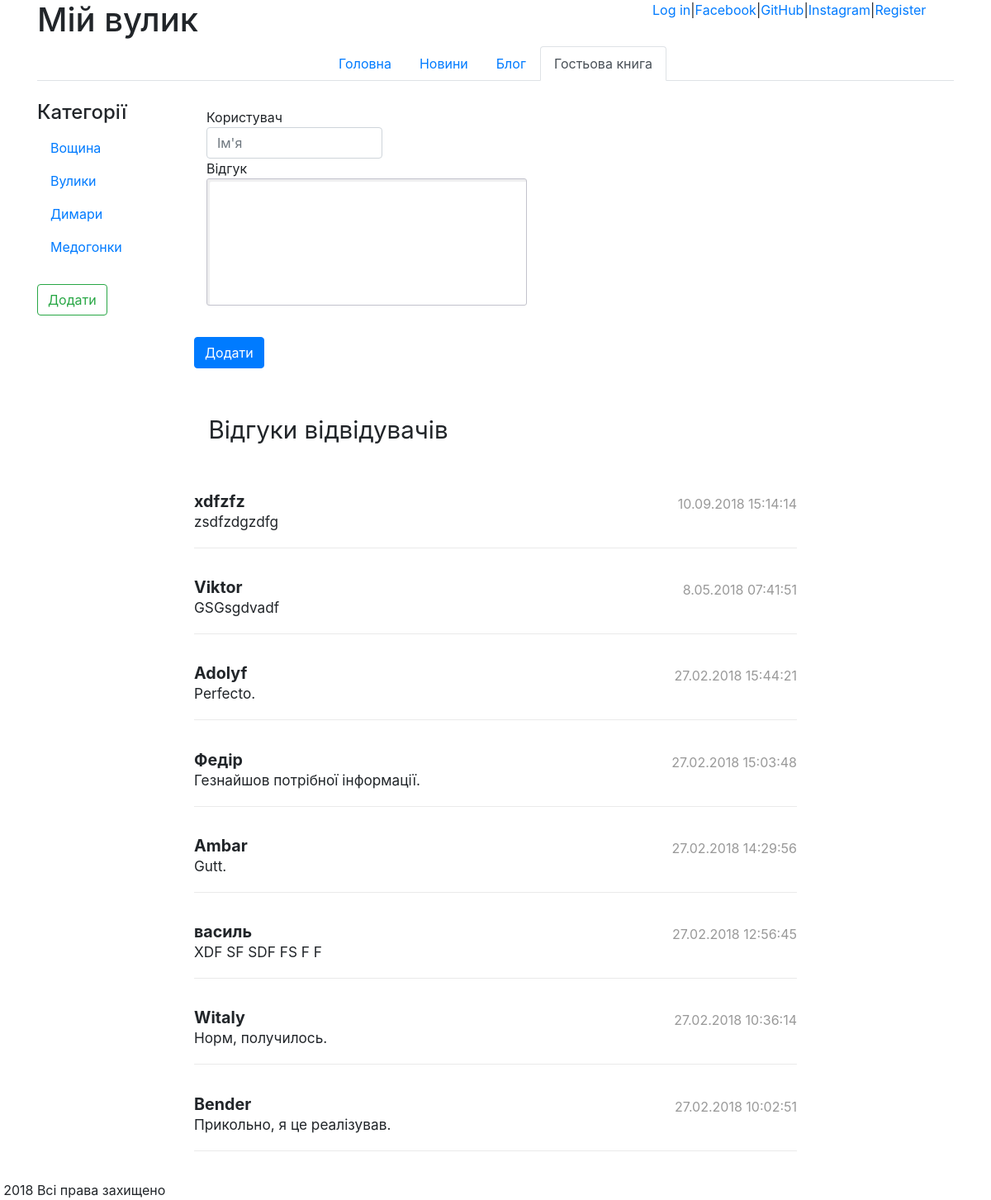
Page /guestbook/ on the committed database.
### good/models.py (models this page shows, shortened)
class Category(models.Model):
    class Meta:
        ordering = ['name']
        verbose_name = 'категорія'
        verbose_name_plural = 'категорії'
    name = models.CharField(max_length=30, db_index=True, unique=True, verbose_name='Назва')
    order = models.PositiveSmallIntegerField(default=0, db_index=True, verbose_name='Порядковий номер')

### guestbook/models.py (models this page shows, shortened)
class Guestbook(models.Model):
    class Meta:
        ordering =['-posted']
        verbose_name = "запис гостьової книги"
        verbose_name_plural = "записи гостьової книги"
    user = models.CharField(max_length=20, verbose_name="Користувач")
    posted = models.DateTimeField(auto_now_add=True, db_index=True, verbose_name="Публікація")
    content = models.TextField(verbose_name="Зміст")

### guestbook/views.py (the view)
# urls.py: path('', views.good_create, name='guestbook'),
def good_create(request):
    books = Guestbook.objects.all()
    cats = Category.objects.order_by('name')
    if request.method == "POST":
        form = GuestbookForm(request.POST)
        if form.is_valid():
            form.save()
            return redirect('guestbook')
    else:
        form = GuestbookForm()
    return render(request, "guestbook/guestbook.html", {"form": form, "books": books, "cats": cats})

### guestbook/views.py
class GuestbookForm(forms.ModelForm):
    class Meta:
        model = Guestbook
        fields = ['user', 'content']
        labels = {"user": 'Користувач', "content": 'Зміст'}

### guestbook/templates/guestbook/guestbook.html (shortened to what this page needs)
{% extends 'default/base.html' %}
{% load staticfiles %}
{% block main %}
    <form action="{% url 'guestbook' %}" method="post">
            <div class="col-sm-4">
                <div class="coment">
                <div class="">Користувач
                <input type="text" class="form-control" placeholder="Ім'я" name="user">
                    </div>
                <div class="">Відгук</div>
                <textarea name="content" _required="required" max_length="35000" id="comment_element" min_chars_left_for_hint="1000" class="input-textarea input-textarea-wide detail-add-review-input-textarea" data-title="Коментар"></textarea>
                </div>
                </div>
        <button type="submit" class="btn btn-primary">Додати</button>
    </form>
        <p class="pp-review-heading-title">Відгуки відвідувачів</p>
        {% for book in books %}
    <div  class="pp-review">
    <article class="pp-review-i">
        <div class="pp-review-date">
            <time class="pp-review-date-text">{{ book.posted|date:"j.m.Y H:i:s"  }}</time>
        </div>
        <div class="pp-review-author">
            <span class="pp-review-author-name" itemprop="author">{{ book.user }}</span>
        </div>
        <div class="clearfix pp-review-i-b">
        <div class="pp-review-text">
            <div class="pp-review-text-i">{{ book.content }}</div>
        </div>
        </div>
        </article>
    </div>
      {% endfor %}
{% endblock main %}

### default/templates/default/base.html (shortened to what this page needs)
{% load staticfiles %}
<!DOCTYPE html>
<html>
<head>
    <link rel="stylesheet" href="https://stackpath.bootstrapcdn.com/bootstrap/4.1.1/css/bootstrap.min.css">
    <link type="text/css" href="{% static 'main.css' %}" rel="stylesheet">
</head>
<body>
    <div class="container">
        <div class="row" id="header">
            <div class="col-8">
                <h1>Мій вулик</h1>
            </div>
            {% if request.user.is_authenticated %}
                <a href="{% url 'profile' %}">Hello, {{request.user.username }}.</a>
                <a href="{% url 'auth_logout' %}"> Вийти </a>
            {% else %}
                <a href="{% url 'auth_login' %}">Log in</a> |
                <a href= " {% url 'social:begin' 'facebook' %} " > Facebook </a> |
                <a href= " {% url 'social:begin' 'github' %} " > GitHub </a> |
                <a href= " {% url 'social:begin' 'instagram' %} " > Instagram  </a> |
                <a href="{% url 'registration_register'  %}">Register</a>
            {% endif %}
        </div>
        <ul class="nav nav-tabs justify-content-center">
            <li class="nav-item ">
                {% if '/default' in request.path %}<a class="nav-link active" href="{% url 'default' %}">Головна</a>
                {% else %}<a class="nav-link" href="{% url 'default' %}">Головна</a>
                {% endif %}
            </li>
            <li class="nav-item">
                {% if '/news' in request.path %}<a class="nav-link active" href="{% url 'news' %}">Новини</a>
                {% else %}<a class="nav-link" href="{% url 'news' %}">Новини</a>
                {% endif %}
            </li>
            <li class="nav-item">
                {% if '/blog' in request.path %}<a class="nav-link active" href="{% url 'blogs' %}">Блог</a>
                {% else %}<a class="nav-link" href="{% url 'blogs' %}">Блог</a>
                {% endif %}
            </li>
            <li class="nav-item">
                {% if '/guestbook' in request.path %}<a class="nav-link active" href="{% url 'guestbook' %}">Гостьова книга</a>
                {% else %}<a class="nav-link" href="{% url 'guestbook' %}">Гостьова книга</a>
                {% endif %}
            </li>
        </ul>
        <div class="row " id="content">
            <div class="col-2 " id="pass">
                    <nav class="nav flex-column">
                        <li class="nav-header  "><h4>Категорії</h4></li>
                        {% for cat in cats %}
                                <li ><a class="nav-link" href="{% url 'goods' cat.id %}">{{ cat.name }}</a></li>
                        {% endfor %}
                    </nav>
                <a class="btn btn-outline-success btn-add" href="{% url 'category_add'%}" role="button">Додати</a>
            </div>
            <div class="col-8" id="cont">
                {% block main %}
                {% endblock %}
            </div>
        </div>
    </div>
    <div class="row" id="footer">
      <div class="col-xs-12">
        &copy; 2018 Всі права захищено
      </div>
    </div>
</body>
</html>

### static/main.css (style rules this page uses)
.pp-review-date { float: right; margin: 3px 0 6px 1em; margin-top: 3px; margin-right: 0em; margin-bottom: 6px; margin-left: 1em; }
.pp-review-date-text { display: inline-block; color: #999; white-space: nowrap; }
.pp-review-text-i { font-size: 1.07692em; line-height: 1.43em; word-break: break-word; margin-bottom: .5em; }
.pp-review { margin-bottom: 2.2em; }
.pp-review-author-name { font-size: 1.23077em; line-height: 1.25em; font-weight: 700; }
.pp-review-i { border-bottom: 1px solid #eaeaea; padding-bottom: .61538em; margin-bottom: 1.4em; }
.detail-add-review-input-textarea { height: 8.33333em; }
.input-textarea { max-width: 21em; }
.input-textarea { border: 1px solid #c2c2cc; border-radius: 3px; box-shadow: inset 3px 3px 1px 0 #eeeeef; font-size: 1.15385em; width: 21em; padding: .33333em; resize: none; }
.pp-review-heading-title { font-size: 1.84615em; font-weight: 400; line-height: 30px; margin-right: 405px; text-align: center; padding-bottom: .61538em; margin-bottom: 1.4em; margin-top: 2em; }
.coment { margin-top: 2em; padding-bottom: .61538em; margin-bottom: 1.4em; }
h4 { margin-top: 1em; }
.btn-add { margin-top: 1.6em; }

### rows in the picture
Category: name "Вощина"
Category: name "Вулики"
Category: name "Димари"
Category: name "Медогонки"
Guestbook: posted "10.09.2018 15:14:14", user "xdfzfz", content "zsdfzdgzdfg"
Guestbook: posted "8.05.2018 07:41:51", user "Viktor", content "GSGsgdvadf"
Guestbook: posted "27.02.2018 15:44:21", user "Adolyf", content "Perfecto."
Guestbook: posted "27.02.2018 15:03:48", user "Федір", content "Гезнайшов потрібної інформації."
Guestbook: posted "27.02.2018 14:29:56", user "Ambar", content "Gutt."
Guestbook: posted "27.02.2018 12:56:45", user "василь", content "XDF SF SDF FS F F"
Guestbook: posted "27.02.2018 10:36:14", user "Witaly", content "Норм, получилось."
Guestbook: posted "27.02.2018 10:02:51", user "Bender", content "Прикольно, я це реалізував."
